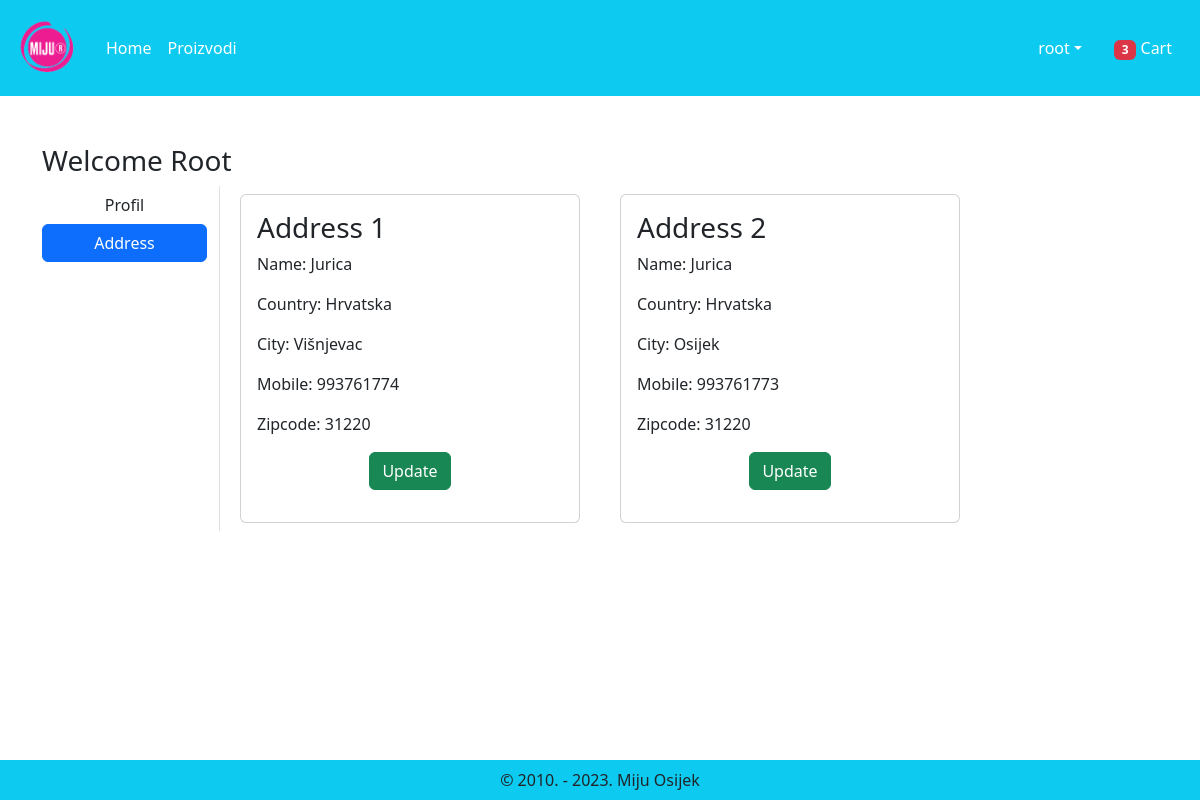
The page /address/ (signed in) on the database its author committed.
### app/models.py (models this page shows, shortened)
class Customer(models.Model):
    user = models.ForeignKey(User,on_delete=models.CASCADE)
    name = models.CharField(max_length=200)
    country = models.CharField(max_length=200)
    city = models.CharField(max_length=50)
    mobile = models.IntegerField(default=0)
    zipcode = models.IntegerField()

### app/views.py (the view)
# urls.py: path("address/", views.address, name='address'),
def address(request):
    add = Customer.objects.filter(user=request.user)
    totalitem=0
    if request.user.is_authenticated:
        totalitem=len(Cart.objects.filter(user=request.user))
    return render(request, 'app/address.html', locals())

### app/templates/app/address.html (shortened to what this page needs)
{% extends 'app/base.html' %}
{% load static %}
{% block main-content %}
<div class="container my-5">
    <div class="row">
        <h3>Welcome <span class="text-capitalize">{{request.user}}</span></h3>
        <div class="col-sm-2 border-end">
            <ul class="list-unstyled">
                <li class="d-grid"><a href="{% url 'profile' %}" class="btn">Profil</a></li>
                <li class="d-grid"><a href="{% url 'address' %}" class="btn btn-primary">Address</a></li>
            </ul>
        </div>
        <div class="col-sm-8 offest-sm-1">
            <div class ="row">
                {% for ad in add %}
                <div class="col-sm-6">
                    <div class="card m-2">
                        <div class="card-body">
                            <h3>Address {{forloop.counter}}</h3>
                            <p>Name: {{ad.name}}</p>
                            <p>Country: {{ad.country}}</p>
                            <p>City: {{ad.city}}</p>
                            <p>Mobile: {{ad.mobile}}</p>
                            <p>Zipcode: {{ad.zipcode}}</p>
                            <p class ="text-center"><a href="{% url 'updateAddress' pk=ad.id %}" type="button"
                            class="btn btn-success">Update</a></p>
                        </div>
                    </div>
                </div>
                {% endfor %}
            </div>
        </div>
    </div>
</div>
{% endblock main-content %}

### app/templates/app/base.html (shortened to what this page needs)
<!DOCTYPE html>
{% load static %}
<html lang="en">
<head>
    <link href="https://cdn.jsdelivr.net/npm/bootstrap@5.3.0-alpha3/dist/css/bootstrap.min.css" rel="stylesheet">
    <link rel="stylesheet" href="{%static 'app/css/owl.carousel.min.css'%}">
    <link rel="stylesheet" href="{%static 'app/css/all.min.css'%}">
    <link rel="stylesheet" href="{%static 'app/css/style.css'%}">
</head>
<body>
    <nav class="navbar navbar-expand-lg navbar-dark bg-info">
        <div class="container-fluid">
          <a class="navbar-brand" href="#">
            <img src="{% static 'app/images/product/mijutransparent.png' %}" width = "70" height = "70"> </img>
          </a>
          <div class="collapse navbar-collapse" id="navbarSupportedContent">
            <ul class="navbar-nav me-auto mb-2 mb-lg-0">
              {% if request.user.is_authenticated %}
              <li class="nav-item">
                <a class="nav-link active" aria-current="page" href="/">Home</a>
              </li>
              <li class="nav-item dropdown">
                <a class="nav-link active" href="#" role="button" data-bs-toggle="dropdown" aria-expanded="false">
                  Proizvodi
                </a>
              </li>
            </ul>
          </div>
          <ul class="navbar-nav me-auto mb-2 mb-lg-0">
            <li class="nav-item dropdown mx-2">
              <a class = "nav-link dropdown-toggle text-white" href ="#"
              id="profileDropdown" role="button" data-bs-toggle ="dropdown"
              aria-expanded="False">{{user}}</a>
            </li>
            <li class ="nav-item mx-2">
              <a href= "{% url 'showcart' %}" class = "nav-link text-white">
                {% if totalitem > 0 %} <span class="badge bg-danger"> {{totalitem}} {% endif %} </span> Cart</a>
            </li>
            {% endif %}
          </ul>
        </div>
      </nav>
      {% block main-content %}{% endblock main-content %}
      <footer class ="container-fluid fixed-bottom bg-info text-center p-2 mt-5">
        © 2010. - 2023. Miju Osijek
      </footer>
</body>
</html>

### rows shown on the page
Customer: name "Jurica", country "Hrvatska", city "Višnjevac", mobile "993761774", zipcode "31220"
Customer: name "Jurica", country "Hrvatska", city "Osijek", mobile "993761773", zipcode "31220"

### other values the page prints
{{ user }} "root"
{{ totalitem }} "3"
{{ request.user }} "Root"
